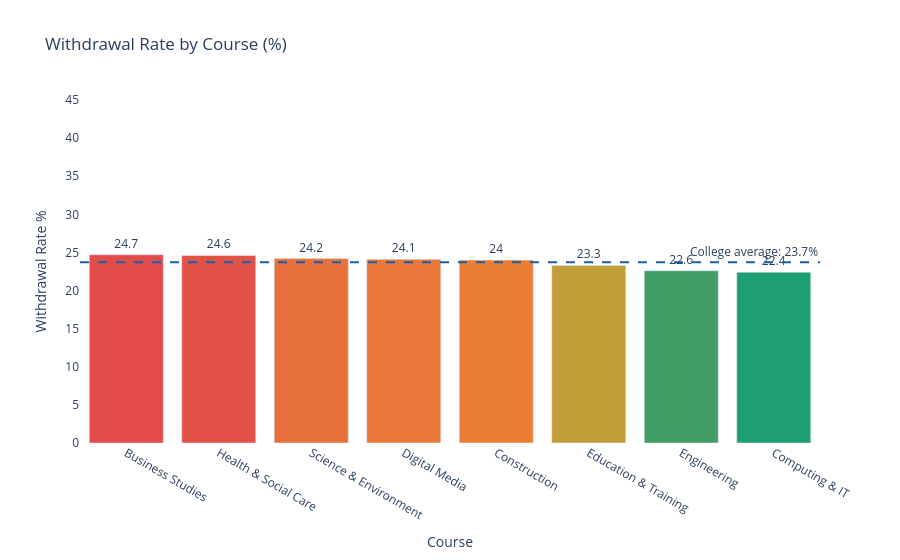

Here is the notebook cell this chart was saved with:
### Code cell
# Chart 2 — Withdrawal Rate by Course
course_withdrawal = df.groupby("course_name").apply(
    lambda x: round((x["final_result"] == "Withdrawn").mean() * 100, 1)
).reset_index()
course_withdrawal.columns = ["Course", "Withdrawal Rate %"]
course_withdrawal = course_withdrawal.sort_values("Withdrawal Rate %", ascending=False)

# Average line
avg_withdrawal = round(df["final_result"].eq("Withdrawn").mean() * 100, 1)

fig = px.bar(
    course_withdrawal,
    x="Course",
    y="Withdrawal Rate %",
    color="Withdrawal Rate %",
    text="Withdrawal Rate %",
    color_continuous_scale=["#1D9E75", "#EF9F27", "#E24B4A"],
    title="Withdrawal Rate by Course (%)"
)

# Add average line
fig.add_hline(
    y=avg_withdrawal,
    line_dash="dash",
    line_color="#185FA5",
    annotation_text=f"College average: {avg_withdrawal}%",
    annotation_position="top right"
)

fig.update_traces(textposition="outside")
fig.update_layout(
    coloraxis_showscale=False,
    yaxis_range=[0, 45],
    yaxis_title="Withdrawal Rate %",
    xaxis_title="Course",
    plot_bgcolor="white"
)
fig.show()

### Figure 1 — Plotly figure (JSON) as saved in the notebook; plotly's stock layout.template omitted (floating-point values rounded to 4 significant figures)
{"data": [{"alignmentgroup": "True", "hovertemplate": "Course=%{x}<br>Withdrawal Rate %=%{marker.color}<extra></extra>", "legendgroup": "", "marker": {"color": [24.7, 24.6, 24.2, 24.1, 24, 23.3, 22.6, 22.4], "coloraxis": "coloraxis", "pattern": {"shape": ""}}, "name": "", "offsetgroup": "", "orientation": "v", "showlegend": false, "text": [24.7, 24.6, 24.2, 24.1, 24, 23.3, 22.6, 22.4], "textposition": "outside", "type": "bar", "x": ["Business Studies", "Health & Social Care", "Science & Environment", "Digital Media", "Construction", "Education & Training", "Engineering", "Computing & IT"], "xaxis": "x", "y": [24.7, 24.6, 24.2, 24.1, 24, 23.3, 22.6, 22.4], "yaxis": "y"}], "layout": {"annotations": [{"showarrow": false, "text": "College average: 23.7%", "x": 1, "xanchor": "right", "xref": "x domain", "y": 23.7, "yanchor": "bottom", "yref": "y"}], "autosize": true, "barmode": "relative", "coloraxis": {"colorbar": {"title": {"text": "Withdrawal Rate %"}}, "colorscale": [[0, "#1D9E75"], [0.5, "#EF9F27"], [1, "#E24B4A"]], "showscale": false}, "legend": {"tracegroupgap": 0}, "plot_bgcolor": "white", "shapes": [{"line": {"color": "#185FA5", "dash": "dash"}, "type": "line", "x0": 0, "x1": 1, "xref": "x domain", "y0": 23.7, "y1": 23.7, "yref": "y"}], "title": {"text": "Withdrawal Rate by Course (%)"}, "xaxis": {"anchor": "y", "autorange": true, "domain": [0, 1], "range": [-0.5, 7.5], "title": {"text": "Course"}, "type": "category"}, "yaxis": {"anchor": "x", "domain": [0, 1], "range": [0, 45], "title": {"text": "Withdrawal Rate %"}, "type": "linear"}}}
